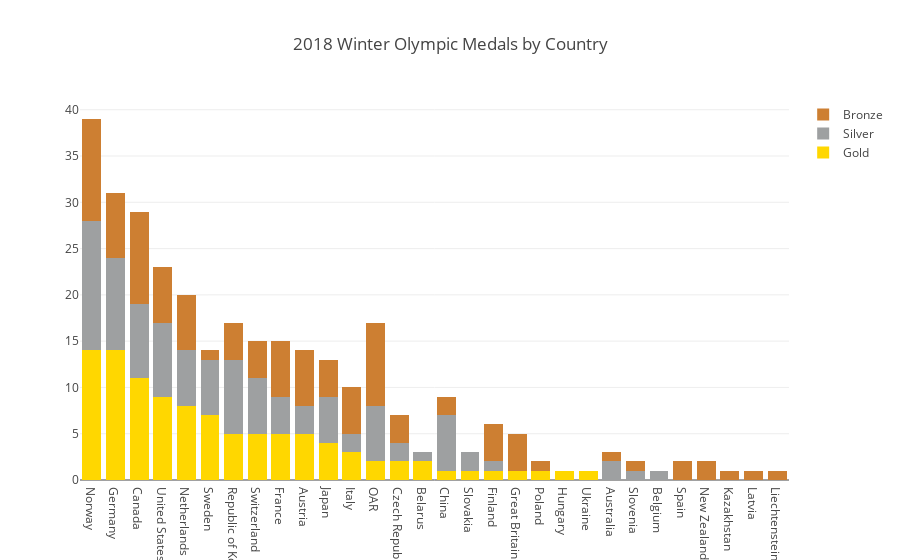

Source (notebook cell):
### Code cell
#######
# This is a stacked bar chart showing three traces
# (gold, silver and bronze medals won) for each country
# that competed in the 2018 Winter Olympics.
######
import plotly.offline as pyo
import plotly.graph_objs as go
import pandas as pd


pyo.init_notebook_mode(connected=True)

df = pd.read_csv('Documents/jupyternotebook/JupyterMe/04_dash/Plotly-Dashboards-with-Dash-master/Data/2018WinterOlympics.csv')

trace1 = go.Bar(
    x=df['NOC'],  # NOC stands for National Olympic Committee
    y=df['Gold'],
    name = 'Gold',
    marker=dict(color='#FFD700') # set the marker color to gold
)
trace2 = go.Bar(
    x=df['NOC'],
    y=df['Silver'],
    name='Silver',
    marker=dict(color='#9EA0A1') # set the marker color to silver
)
trace3 = go.Bar(
    x=df['NOC'],
    y=df['Bronze'],
    name='Bronze',
    marker=dict(color='#CD7F32') # set the marker color to bronze
)
data = [trace1, trace2, trace3]
layout = go.Layout(
    title='2018 Winter Olympic Medals by Country',
    barmode='stack'
)
fig = go.Figure(data=data, layout=layout)
pyo.iplot(fig, filename='bar3.html')

### Figure 1 — Plotly figure (JSON) as saved in the notebook; plotly's stock layout.template omitted (floating-point values rounded to 4 significant figures)
{"data": [{"marker": {"color": "#FFD700"}, "name": "Gold", "type": "bar", "uid": "d9905fda-f445-11e8-b113-8b51723d6980", "x": ["Norway", "Germany", "Canada", "United States", "Netherlands", "Sweden", "Republic of Korea", "Switzerland", "France", "Austria", "Japan", "Italy", "OAR", "Czech Republic", "Belarus", "China", "Slovakia", "Finland", "Great Britain", "Poland", "Hungary", "Ukraine", "Australia", "Slovenia", "Belgium", "Spain", "New Zealand", "Kazakhstan", "Latvia", "Liechtenstein"], "y": [14, 14, 11, 9, 8, 7, 5, 5, 5, 5, 4, 3, 2, 2, 2, 1, 1, 1, 1, 1, 1, 1, 0, 0, 0, 0, 0, 0, 0, 0]}, {"marker": {"color": "#9EA0A1"}, "name": "Silver", "type": "bar", "uid": "d9906250-f445-11e8-b113-8b51723d6980", "x": ["Norway", "Germany", "Canada", "United States", "Netherlands", "Sweden", "Republic of Korea", "Switzerland", "France", "Austria", "Japan", "Italy", "OAR", "Czech Republic", "Belarus", "China", "Slovakia", "Finland", "Great Britain", "Poland", "Hungary", "Ukraine", "Australia", "Slovenia", "Belgium", "Spain", "New Zealand", "Kazakhstan", "Latvia", "Liechtenstein"], "y": [14, 10, 8, 8, 6, 6, 8, 6, 4, 3, 5, 2, 6, 2, 1, 6, 2, 1, 0, 0, 0, 0, 2, 1, 1, 0, 0, 0, 0, 0]}, {"marker": {"color": "#CD7F32"}, "name": "Bronze", "type": "bar", "uid": "d9906354-f445-11e8-b113-8b51723d6980", "x": ["Norway", "Germany", "Canada", "United States", "Netherlands", "Sweden", "Republic of Korea", "Switzerland", "France", "Austria", "Japan", "Italy", "OAR", "Czech Republic", "Belarus", "China", "Slovakia", "Finland", "Great Britain", "Poland", "Hungary", "Ukraine", "Australia", "Slovenia", "Belgium", "Spain", "New Zealand", "Kazakhstan", "Latvia", "Liechtenstein"], "y": [11, 7, 10, 6, 6, 1, 4, 4, 6, 6, 4, 5, 9, 3, 0, 2, 0, 4, 4, 1, 0, 0, 1, 1, 0, 2, 2, 1, 1, 1]}], "layout": {"barmode": "stack", "title": "2018 Winter Olympic Medals by Country"}}
